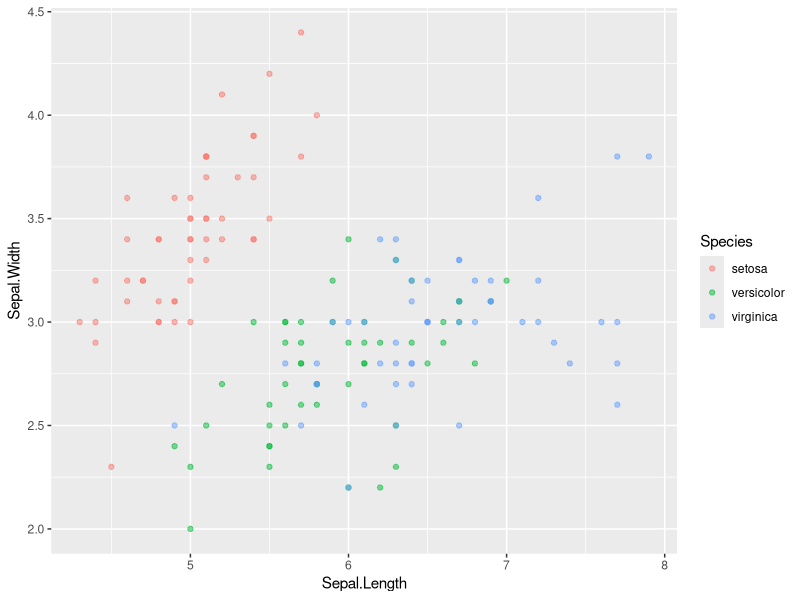

Write the R code that produced this figure.
library(tidyverse)

data("iris")

ggplot(aes(x=Sepal.Length,y=Sepal.Width,colour=Species),data=iris)+
  geom_point(alpha=0.5)
